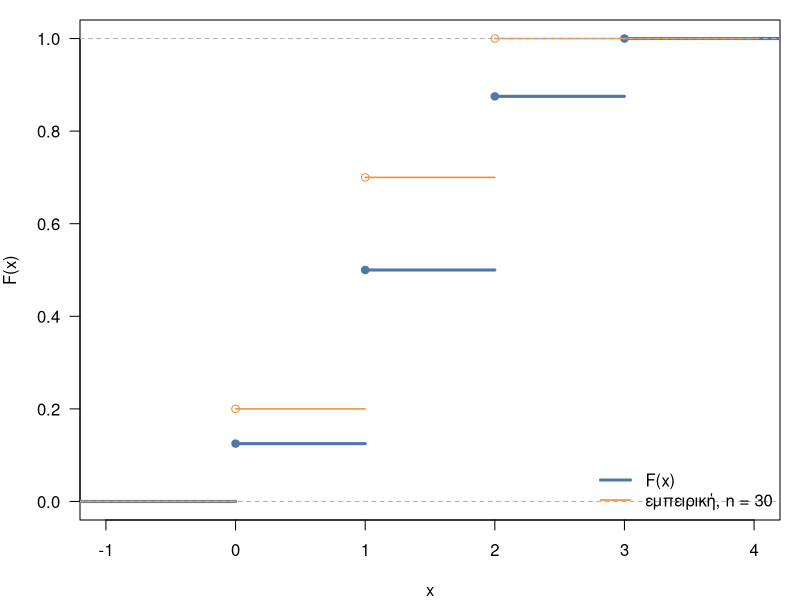

R code for this plot:
## ---- chunk 1
#| label: setup
#| include: false
set.seed(2026)
# ελληνικοί χαρακτήρες στα γραφήματα και σε locale "C"
invisible(Sys.setlocale("LC_CTYPE", "C.UTF-8"))
fmt <- function(x, d = 2) formatC(x, format = "f", digits = d, decimal.mark = ",")
pct <- function(x, d = 1) paste0(fmt(100 * x, d), "%")
## ---- chunk 2
#| label: cdf-r
#| fig-width: 6
#| fig-height: 3.4
#| fig-alt: "Η συνάρτηση κατανομής του πλήθους Κ σε τρεις ρίψεις, μια σκάλα με άλματα στο 0, 1, 2, 3, και η εμπειρική συνάρτηση κατανομής 30 προσομοιώσεων, που σχεδόν συμπίπτει."
x <- 0:3
f <- c(1, 3, 3, 1) / 8
cumsum(f)
F <- stepfun(x, c(0, cumsum(f)))
# P(1 <= X <= 2) = F(2) - F(0)
F(2) - F(0)
sims <- rbinom(30, size = 3, prob = 0.5)
par(mar = c(4, 4, 1, 1))
plot(F, verticals = FALSE, col = "#4e79a7", lwd = 3, pch = 19,
     xlim = c(-1, 4), main = "", xlab = "x", ylab = "F(x)", las = 1)
plot(ecdf(sims), add = TRUE, col = "#f28e2b", lwd = 1.5, pch = 1,
     verticals = FALSE)
legend("bottomright", c("F(x)", "εμπειρική, n = 30"),
       col = c("#4e79a7", "#f28e2b"), lwd = c(3, 1.5), bty = "n")
